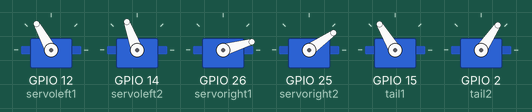
This sketch was run on a simulated ESP32. Shown: 6 × servo. What the sketch prints to the serial monitor is not drawn.

Above: at 3.05 s.
At 3.25 s:
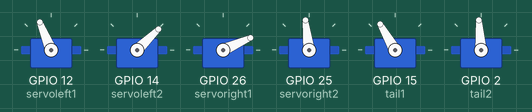
At 3.5 s:
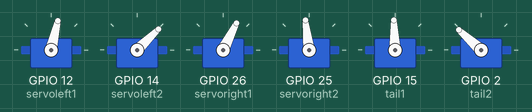
At 4.0 s:
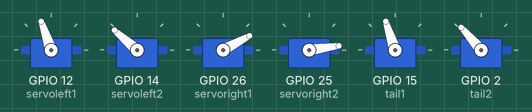
At 4.5 s:
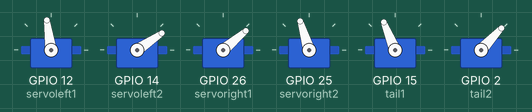
At 5.0 s:
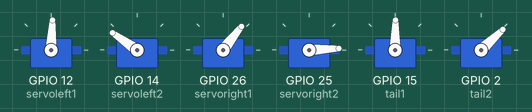
Timing chart, 0 to 7.7 s (numbered marks = the images above):
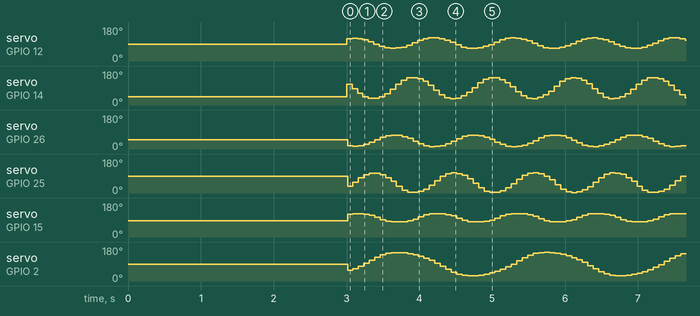

The sketch:

Mudskipper.ino
```cpp
#include "Arduino.h"
#include <ESP32Servo.h>

#define _DEBUG_SERIAL

///define Servo 6 join
Servo servoleft1;
Servo servoleft2;
Servo servoright1;
Servo servoright2;
Servo tail1;
Servo tail2;

/// define var CPG 1st
double alpha,MI,Pi,Phi  ;
double W_1,W_2,W_3,W_4,W_13,W_24,W_35,W_46 ;
double B_1,B_2 ;
double H_1,H_2,H_3,H_4,H_5,H_6 ;
double O_1,O_2,O_3,O_4,O_5,O_6 ;
double use_cpg_1,use_cpg_2,use_cpg_3,use_cpg_4,use_cpg_5,use_cpg_6 ;


/// define var CPG 2nd
double alpha_2,MI_2,Phi_2;
double W_11,W_22,W_33,W_44,W_1133,W_2244 ;
double H_11,H_22,H_33,H_44 ;
double O_11,O_22,O_33,O_44 ;
double B_11,B_22 ;
double use_cpg2_1,use_cpg2_2,use_cpg2_3,use_cpg2_4 ;

/// define var command servo
double use_servo_1,use_servo_2,use_servo_3,use_servo_4,use_servo_5,use_servo_6 ;

//setting timer
long Time;
unsigned long prevTime = 0;  // global variable
unsigned long interval = 75; // 50 ms

void setup() {
  // put your setup code here, to run once:
  Serial.begin(115200);
  /// define var CPG 1st
  alpha = 1.15 ;
  MI = 0.05;
  Pi = 3.14 ;
  Phi = (Pi/8) ;
  B_1 = 0 ;
  B_2 = 0 ;
  H_1 = 0.5 ;
  H_2 = 0.5 ;
  H_3 = 0.5 ;
  H_4 = 0.5 ;
  H_5 = 0.5 ;
  H_6 = 0.5 ;
  O_1 = tanh(H_1) ;
  O_2 = tanh(H_2) ;
  O_3 = tanh(H_3) ;
  O_4 = tanh(H_4) ;
  O_5 = tanh(H_5) ;
  O_6 = tanh(H_6) ;
  W_1 = cos(Phi)*alpha ;
  W_2 = cos(Phi)*alpha ;
  W_3 = (sin(Phi)*alpha) + MI ;
  W_4 = -((sin(Phi)*alpha) + MI) ;
  W_13 = 0.5 ;
  W_24 = 0.5 ;
  W_35 = 0.5 ;
  W_46 = 0.5 ;


  //// /// define var CPG 2nd
  alpha_2 = 1.15 ;
  MI_2 = 0.05;
  Phi_2 = (3.14/16) ;
  H_11 = 0.5 ;
  H_22 = 0.5 ;
  H_33 = 0.5 ;
  H_44 = 0.5 ;
  O_11 = tanh(H_11) ;
  O_22 = tanh(H_22) ;
  O_33 = tanh(H_33) ;
  O_44 = tanh(H_44) ;
  W_11 = cos(Phi_2)*alpha ;
  W_22 = cos(Phi_2)*alpha ;
  W_33 = (sin(Phi_2)*alpha) + MI_2 ;
  W_44 = -((sin(Phi_2)*alpha) + MI_2) ;
  B_11 = 0 ;
  B_22 = 0 ;
  W_1133 = 0.5 ;
  W_2244 = 0.5 ;

  /// setting servo
  servoleft1.attach(12); //รู11
  servoleft1.write(90);  //135องศา-ขึ้น
  servoleft2.attach(14); //รู12
  servoleft2.write(45);  //90องศา-ไปหลัง

  servoright1.attach(26); //14
  servoright1.write(50);  //0องศา-ขึ้น
  servoright2.attach(25); //15
  servoright2.write(90);  //45องศา-ไปหลัง


  tail1.attach(15);  //รู8ขวาบอร์ด
  tail1.write(86);  //ขึ้น135
  tail2.attach(2);  //รู9ขวาบอร์ด
  tail2.write(90);  //180ปัดซ้าย

  delay(3000) ; //wait 3 sec

}
  //// function mapping arduino
  double mapf(double val, double in_min, double in_max, double out_min, double out_max) {
    return (val - in_min) * (out_max - out_min) / (in_max - in_min) + out_min;
}

void loop() {

  unsigned long currentTime = millis(); //set currentTime

  if(currentTime - prevTime >= interval){
    prevTime = currentTime;

    //// start CPG 1st equation
    H_1 = (W_1*O_1)+(W_4*O_2)+B_1 ;
    H_2 = (W_2*O_2)+(W_3*O_1)+B_2 ;
    O_1 = tanh(H_1) ;
    O_2 = tanh(H_2) ;

    H_3 = (W_13*O_3)+O_1 ;
    H_4 = (W_24*O_4)+O_2 ;
    O_3 = tanh(H_3) ;
    O_4 = tanh(H_4) ;

    H_5 = (W_35*O_5)+O_3 ;
    H_6 = (W_46*O_6)+O_4 ;
    O_5 = tanh(H_5) ;
    O_6 = tanh(H_6) ;

    use_cpg_1 = O_1   ;
    use_cpg_2 = O_2  ;
    use_cpg_3 = O_3  ;
    use_cpg_4 = O_4  ;
    use_cpg_5 = O_5  ;
    use_cpg_6 = O_6  ;

    //// start CPG 1st equation
    H_11 = (W_11*O_11)+(W_44*O_22)+B_11 ;
    H_22 = (W_22*O_22)+(W_33*O_11)+B_22 ;
    O_11 = tanh(H_11) ;
    O_22 = tanh(H_22) ;

    use_cpg2_1 = O_11  ;
    use_cpg2_2 = O_22 ;

    H_33 = (W_1133*O_3)+O_1 ;
    H_44 = (W_24*O_4)+O_2 ;
    O_33 = tanh(H_3) ;
    O_44 = tanh(H_4) ;

    use_cpg2_3 = O_33  ;
    use_cpg2_4 = O_44 ;


  use_servo_1 = mapf(use_cpg_1, -1.0, 1.0, 10.0, 170.0);  // front-back /// mapping tanh to angle servo
  use_servo_2 = mapf(use_cpg_2, -1.0, 1.0, 55.0, 135.0);  // down-top /// mapping tanh to angle servo

  #ifdef _DEBUG_SERIAL
  Serial.print("-------------------servo1 = ");
  Serial.println(use_servo_1);
  Serial.print("-------------------servo2 = ");
  Serial.println(use_servo_2);
  #endif

  servoleft1.write(use_servo_2);  /// motor running following tanh
  servoleft2.write(use_servo_1);  /// motor running following tanh

  use_servo_3 = mapf(use_cpg_1, -1.0, 1.0, 130.0, -20.0); // front-back /// mapping tanh to angle servo
  use_servo_4 = mapf(use_cpg_2, -1.0, 1.0, 88.0, 0.0); // down-top /// mapping tanh to angle servo
  #ifdef _DEBUG_SERIAL
  Serial.print("-------------------servo3 = ");
  Serial.println(use_servo_3);
  Serial.print("-------------------servo4 = ");
  Serial.println(use_servo_4);
  #endif

  servoright1.write(use_servo_4);  /// motor running following tanh
  servoright2.write(use_servo_3);  /// motor running following tanh

  use_servo_5 = mapf(use_cpg2_1, -1.0, 1.0, 180.0, 0.0); // left-right /// mapping tanh to angle servo
  use_servo_6 = mapf(use_cpg2_4, -1.0, 1.0, 75.0, 130.0); // down-top /// mapping tanh to angle servo

  #ifdef _DEBUG_SERIAL
  Serial.print("-------------------servo5 = ");
  Serial.println(use_servo_5);
  Serial.print("-------------------servo6 = ");
  Serial.println(use_servo_6);
  #endif

  tail1.write(use_servo_6);   /// motor running following tanh
   tail2.write(use_servo_5);  /// motor running following tanh


  #ifdef _DEBUG_SERIAL
  Serial.print("H1 = ");
  Serial.println(H_1);
  Serial.print("H2 = ");
  Serial.println(H_2);
  Serial.print("O1 = ");
  Serial.println(O_1);
  Serial.print("O2 = ");
  Serial.println(O_2);
  Serial.print("O3 = ");
  Serial.println(O_3);
  Serial.print("O4 = ");
  Serial.println(O_4);
  Serial.print("O5 = ");
  Serial.println(O_6);
  Serial.print("O6 = ");
  Serial.println(O_6);
  #endif
  }


}
```
